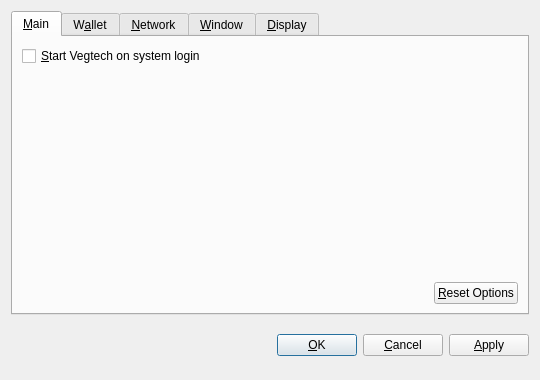
<?xml version="1.0" encoding="UTF-8"?>
<ui version="4.0">
 <class>OptionsDialog</class>
 <widget class="QDialog" name="OptionsDialog">
  <property name="geometry">
   <rect>
    <x>0</x>
    <y>0</y>
    <width>540</width>
    <height>380</height>
   </rect>
  </property>
  <property name="windowTitle">
   <string>Options</string>
  </property>
  <property name="modal">
   <bool>true</bool>
  </property>
  <layout class="QVBoxLayout" name="verticalLayout">
   <item>
    <widget class="QTabWidget" name="tabWidget">
     <property name="tabPosition">
      <enum>QTabWidget::North</enum>
     </property>
     <property name="currentIndex">
      <number>0</number>
     </property>
     <widget class="QWidget" name="tabMain">
      <attribute name="title">
       <string>&amp;Main</string>
      </attribute>
      <layout class="QVBoxLayout" name="verticalLayout_Main">
       <item>
        <widget class="QCheckBox" name="bitcoinAtStartup">
         <property name="toolTip">
          <string>Automatically start Vegtech after logging in to the system.</string>
         </property>
         <property name="text">
          <string>&amp;Start Vegtech on system login</string>
         </property>
        </widget>
       </item>
       <item>
        <spacer name="verticalSpacer_Main">
         <property name="orientation">
          <enum>Qt::Vertical</enum>
         </property>
         <property name="sizeHint" stdset="0">
          <size>
           <width>20</width>
           <height>40</height>
          </size>
         </property>
        </spacer>
       </item>
       <item>
        <layout class="QHBoxLayout" name="horizontalLayout_2_Main">
         <item>
          <spacer name="horizontalSpacer_2_Main">
           <property name="orientation">
            <enum>Qt::Horizontal</enum>
           </property>
           <property name="sizeHint" stdset="0">
            <size>
             <width>40</width>
             <height>20</height>
            </size>
           </property>
          </spacer>
         </item>
         <item>
          <widget class="QPushButton" name="resetButton">
           <property name="toolTip">
            <string>Reset all client options to default.</string>
           </property>
           <property name="text">
            <string>&amp;Reset Options</string>
           </property>
           <property name="autoDefault">
            <bool>false</bool>
           </property>
          </widget>
         </item>
        </layout>
       </item>
      </layout>
     </widget>
     <widget class="QWidget" name="tabWallet">
      <attribute name="title">
       <string>W&amp;allet</string>
      </attribute>
      <layout class="QVBoxLayout" name="verticalLayout_Network">
       <item>
        <widget class="QLabel" name="transactionFeeInfoLabel">
         <property name="text">
          <string>Optional transaction fee per kB that helps make sure your transactions are processed quickly. Most transactions are 1 kB.</string>
         </property>
         <property name="textFormat">
          <enum>Qt::PlainText</enum>
         </property>
         <property name="wordWrap">
          <bool>true</bool>
         </property>
        </widget>
       </item>
       <item>
        <layout class="QHBoxLayout" name="horizontalLayout_1_Main">
         <item>
          <widget class="QLabel" name="transactionFeeLabel">
           <property name="text">
            <string>Pay transaction &amp;fee</string>
           </property>
           <property name="textFormat">
            <enum>Qt::PlainText</enum>
           </property>
           <property name="buddy">
            <cstring>transactionFee</cstring>
           </property>
          </widget>
         </item>
         <item>
          <widget class="BitcoinAmountField" name="transactionFee"/>
         </item>
         <item>
          <spacer name="horizontalSpacer_1_Main">
           <property name="orientation">
            <enum>Qt::Horizontal</enum>
           </property>
           <property name="sizeHint" stdset="0">
            <size>
             <width>40</width>
             <height>20</height>
            </size>
           </property>
          </spacer>
         </item>
        </layout>
       </item>
       <item>
        <widget class="QLabel" name="label">
         <property name="text">
          <string>If you disable the spending of unconfirmed change, the change from a transaction cannot be used until that transaction has at least one confirmation. This also affects how your balance is computed.</string>
         </property>
         <property name="wordWrap">
          <bool>true</bool>
         </property>
        </widget>
       </item>
       <item>
        <widget class="QCheckBox" name="spendZeroConfChange">
         <property name="text">
          <string>Spend unconfirmed change  (experts only)</string>
         </property>
        </widget>
       </item>
       <item>
        <spacer name="verticalSpacer">
         <property name="orientation">
          <enum>Qt::Vertical</enum>
         </property>
         <property name="sizeHint" stdset="0">
          <size>
           <width>20</width>
           <height>40</height>
          </size>
         </property>
        </spacer>
       </item>
      </layout>
     </widget>
     <widget class="QWidget" name="tabNetwork">
      <attribute name="title">
       <string>&amp;Network</string>
      </attribute>
      <layout class="QVBoxLayout" name="verticalLayout_Network">
       <item>
        <widget class="QCheckBox" name="mapPortUpnp">
         <property name="toolTip">
          <string>Automatically open the Vegtech client port on the router. This only works when your router supports UPnP and it is enabled.</string>
         </property>
         <property name="text">
          <string>Map port using &amp;UPnP</string>
         </property>
        </widget>
       </item>
       <item>
        <widget class="QCheckBox" name="connectSocks">
         <property name="toolTip">
          <string>Connect to the Vegtech network through a SOCKS proxy (e.g. when connecting through Tor).</string>
         </property>
         <property name="text">
          <string>&amp;Connect through SOCKS proxy:</string>
         </property>
        </widget>
       </item>
       <item>
        <layout class="QHBoxLayout" name="horizontalLayout_Network">
         <item>
          <widget class="QLabel" name="proxyIpLabel">
           <property name="text">
            <string>Proxy &amp;IP:</string>
           </property>
           <property name="textFormat">
            <enum>Qt::PlainText</enum>
           </property>
           <property name="buddy">
            <cstring>proxyIp</cstring>
           </property>
          </widget>
         </item>
         <item>
          <widget class="QValidatedLineEdit" name="proxyIp">
           <property name="maximumSize">
            <size>
             <width>140</width>
             <height>16777215</height>
            </size>
           </property>
           <property name="toolTip">
            <string>IP address of the proxy (e.g. 127.0.0.1)</string>
           </property>
          </widget>
         </item>
         <item>
          <widget class="QLabel" name="proxyPortLabel">
           <property name="text">
            <string>&amp;Port:</string>
           </property>
           <property name="textFormat">
            <enum>Qt::PlainText</enum>
           </property>
           <property name="buddy">
            <cstring>proxyPort</cstring>
           </property>
          </widget>
         </item>
         <item>
          <widget class="QLineEdit" name="proxyPort">
           <property name="maximumSize">
            <size>
             <width>55</width>
             <height>16777215</height>
            </size>
           </property>
           <property name="toolTip">
            <string>Port of the proxy (e.g. 9050)</string>
           </property>
          </widget>
         </item>
         <item>
          <widget class="QLabel" name="socksVersionLabel">
           <property name="text">
            <string>SOCKS &amp;Version:</string>
           </property>
           <property name="textFormat">
            <enum>Qt::PlainText</enum>
           </property>
           <property name="buddy">
            <cstring>socksVersion</cstring>
           </property>
          </widget>
         </item>
         <item>
          <widget class="QValueComboBox" name="socksVersion">
           <property name="toolTip">
            <string>SOCKS version of the proxy (e.g. 5)</string>
           </property>
          </widget>
         </item>
         <item>
          <spacer name="horizontalSpacer_Network">
           <property name="orientation">
            <enum>Qt::Horizontal</enum>
           </property>
           <property name="sizeHint" stdset="0">
            <size>
             <width>40</width>
             <height>20</height>
            </size>
           </property>
          </spacer>
         </item>
        </layout>
       </item>
       <item>
        <spacer name="verticalSpacer_Network">
         <property name="orientation">
          <enum>Qt::Vertical</enum>
         </property>
         <property name="sizeHint" stdset="0">
          <size>
           <width>20</width>
           <height>40</height>
          </size>
         </property>
        </spacer>
       </item>
      </layout>
     </widget>
     <widget class="QWidget" name="tabWindow">
      <attribute name="title">
       <string>&amp;Window</string>
      </attribute>
      <layout class="QVBoxLayout" name="verticalLayout_Window">
       <item>
        <widget class="QCheckBox" name="minimizeToTray">
         <property name="toolTip">
          <string>Show only a tray icon after minimizing the window.</string>
         </property>
         <property name="text">
          <string>&amp;Minimize to the tray instead of the taskbar</string>
         </property>
        </widget>
       </item>
       <item>
        <widget class="QCheckBox" name="minimizeOnClose">
         <property name="toolTip">
          <string>Minimize instead of exit the application when the window is closed. When this option is enabled, the application will be closed only after selecting Quit in the menu.</string>
         </property>
         <property name="text">
          <string>M&amp;inimize on close</string>
         </property>
        </widget>
       </item>
       <item>
        <spacer name="verticalSpacer_Window">
         <property name="orientation">
          <enum>Qt::Vertical</enum>
         </property>
         <property name="sizeHint" stdset="0">
          <size>
           <width>20</width>
           <height>40</height>
          </size>
         </property>
        </spacer>
       </item>
      </layout>
     </widget>
     <widget class="QWidget" name="tabDisplay">
      <attribute name="title">
       <string>&amp;Display</string>
      </attribute>
      <layout class="QVBoxLayout" name="verticalLayout_Display">
       <item>
        <layout class="QHBoxLayout" name="horizontalLayout_1_Display">
         <item>
          <widget class="QLabel" name="langLabel">
           <property name="text">
            <string>User Interface &amp;language:</string>
           </property>
           <property name="textFormat">
            <enum>Qt::PlainText</enum>
           </property>
           <property name="buddy">
            <cstring>lang</cstring>
           </property>
          </widget>
         </item>
         <item>
          <widget class="QValueComboBox" name="lang">
           <property name="toolTip">
            <string>The user interface language can be set here. This setting will take effect after restarting Vegtech.</string>
           </property>
          </widget>
         </item>
        </layout>
       </item>
       <item>
        <layout class="QHBoxLayout" name="horizontalLayout_2_Display">
         <item>
          <widget class="QLabel" name="unitLabel">
           <property name="text">
            <string>&amp;Unit to show amounts in:</string>
           </property>
           <property name="textFormat">
            <enum>Qt::PlainText</enum>
           </property>
           <property name="buddy">
            <cstring>unit</cstring>
           </property>
          </widget>
         </item>
         <item>
          <widget class="QValueComboBox" name="unit">
           <property name="toolTip">
            <string>Choose the default subdivision unit to show in the interface and when sending coins.</string>
           </property>
          </widget>
         </item>
        </layout>
       </item>
       <item>
        <widget class="QCheckBox" name="displayAddresses">
         <property name="toolTip">
          <string>Whether to show Vegtech addresses in the transaction list or not.</string>
         </property>
         <property name="text">
          <string>&amp;Display addresses in transaction list</string>
         </property>
        </widget>
       </item>
       <item>
        <widget class="QCheckBox" name="coinControlFeatures">
         <property name="toolTip">
          <string>Whether to show coin control features or not.</string>
         </property>
         <property name="text">
          <string>Display coin &amp;control features (experts only!)</string>
         </property>
        </widget>
       </item>
       <item>
        <spacer name="verticalSpacer_Display">
         <property name="orientation">
          <enum>Qt::Vertical</enum>
         </property>
         <property name="sizeHint" stdset="0">
          <size>
           <width>20</width>
           <height>40</height>
          </size>
         </property>
        </spacer>
       </item>
      </layout>
     </widget>
    </widget>
   </item>
   <item>
    <layout class="QHBoxLayout" name="horizontalLayout_Buttons">
     <item>
      <spacer name="horizontalSpacer_1">
       <property name="orientation">
        <enum>Qt::Horizontal</enum>
       </property>
       <property name="sizeHint" stdset="0">
        <size>
         <width>40</width>
         <height>48</height>
        </size>
       </property>
      </spacer>
     </item>
     <item>
      <widget class="QLabel" name="statusLabel">
       <property name="font">
        <font>
         <weight>75</weight>
         <bold>true</bold>
        </font>
       </property>
       <property name="text">
        <string/>
       </property>
       <property name="textFormat">
        <enum>Qt::PlainText</enum>
       </property>
       <property name="wordWrap">
        <bool>true</bool>
       </property>
      </widget>
     </item>
     <item>
      <spacer name="horizontalSpacer_2">
       <property name="orientation">
        <enum>Qt::Horizontal</enum>
       </property>
       <property name="sizeHint" stdset="0">
        <size>
         <width>40</width>
         <height>48</height>
        </size>
       </property>
      </spacer>
     </item>
     <item>
      <widget class="QPushButton" name="okButton">
       <property name="text">
        <string>&amp;OK</string>
       </property>
      </widget>
     </item>
     <item>
      <widget class="QPushButton" name="cancelButton">
       <property name="text">
        <string>&amp;Cancel</string>
       </property>
       <property name="autoDefault">
        <bool>false</bool>
       </property>
      </widget>
     </item>
     <item>
      <widget class="QPushButton" name="applyButton">
       <property name="text">
        <string>&amp;Apply</string>
       </property>
       <property name="autoDefault">
        <bool>false</bool>
       </property>
      </widget>
     </item>
    </layout>
   </item>
  </layout>
 </widget>
 <customwidgets>
  <customwidget>
   <class>BitcoinAmountField</class>
   <extends>QSpinBox</extends>
   <header>bitcoinamountfield.h</header>
  </customwidget>
  <customwidget>
   <class>QValueComboBox</class>
   <extends>QComboBox</extends>
   <header>qvaluecombobox.h</header>
  </customwidget>
  <customwidget>
   <class>QValidatedLineEdit</class>
   <extends>QLineEdit</extends>
   <header>qvalidatedlineedit.h</header>
  </customwidget>
 </customwidgets>
 <resources/>
 <connections/>
</ui>
